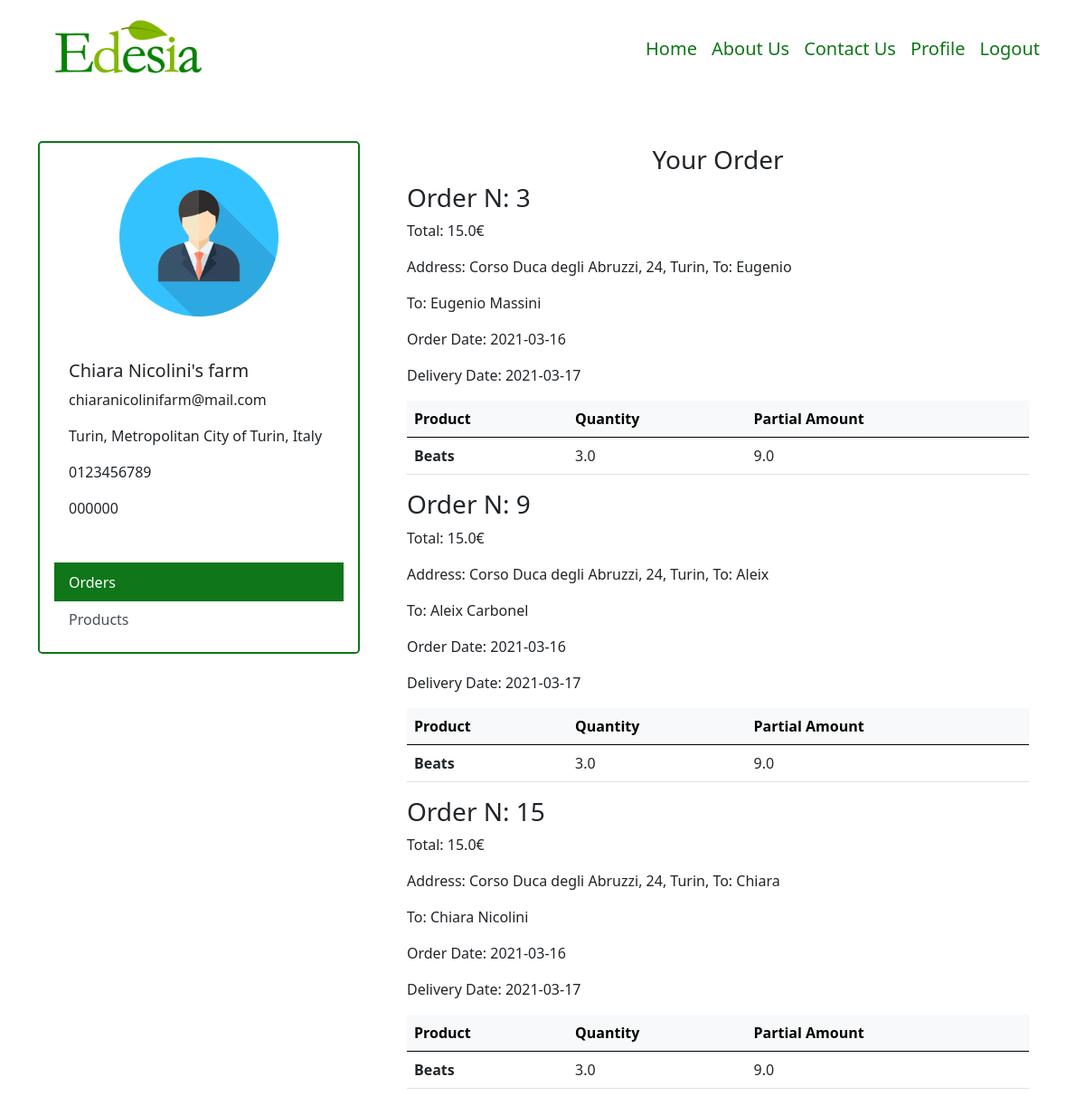
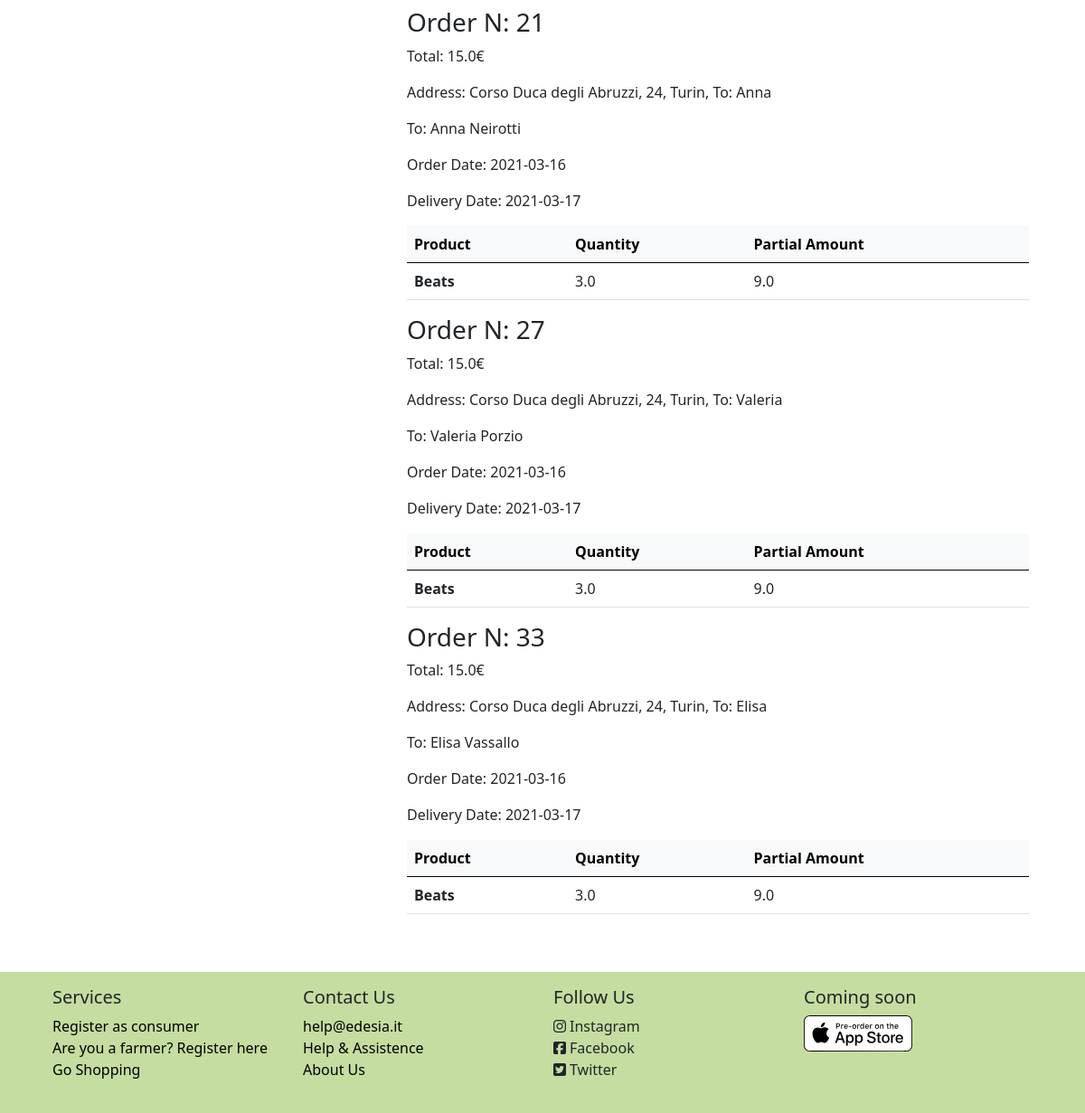
/supplier/9/orders (signed in), run on the app's committed database (2 pictures, top to bottom).
### model.py (models this page shows, shortened)
class Supplier (db.Model):
    id = db.Column(db.Integer, db.ForeignKey('user.id'), primary_key=True)
    supplier_name = db.Column(db.String(50), nullable=False)
    supplier_address = db.Column(db.String(100), nullable=False)
    supplier_city = db.Column(db.String(50))
    supplier_phone = db.Column(db.String(12), nullable=False)
    piva = db.Column(db.String(25), nullable=False)
    description = db.Column(db.String(500), nullable=True)
    __mapper_args__ = {
        'polymorphic_identity': 'supplier',
    }

class User (UserMixin, db.Model):
    id = db.Column(db.Integer, primary_key=True)  # Auto-incrementing
    email = db.Column(db.String(50), unique=True, nullable=False)
    name = db.Column(db.String(50), nullable=False)
    password_hash = db.Column(db.String(200), nullable=False)
    roleid = db.Column(db.Integer, db.ForeignKey('role.id'))
    type = db.Column(db.String(30))
    __mapper_args__ = {
        'polymorphic_identity': 'user',
        'polymorphic_on': type
    }

class Order (db.Model):
    id = db.Column(db.Integer, primary_key=True)
    consumer_id = db.Column(db.Integer, db.ForeignKey('consumer.id'))
    supplier_id = db.Column(db.Integer, db.ForeignKey('supplier.id'))
    date = db.Column(db.Date)
    delivery_date = db.Column(db.Date)
    amount = db.Column(db.Float)
    review = db.Column(db.Boolean, default=False)

class Consumer(db.Model):
    id = db.Column(db.Integer, db.ForeignKey('user.id'), primary_key=True)
    consumer_name = db.Column(db.String(50), nullable=False)
    consumer_surname = db.Column(db.String(50), nullable=False)
    consumer_address = db.Column(db.String(50), nullable=False)
    consumer_phone = db.Column(db.String(12), nullable=False)
    __mapper_args__ = {
        'polymorphic_identity': 'consumer',
    }

class OrderLine(db.Model):
    id = db.Column(db.Integer, primary_key=True)
    order_id = db.Column(db.Integer, db.ForeignKey('order.id'))
    supplier_id = db.Column(db.Integer, db.ForeignKey('supplier.id'))
    product_id = db.Column(db.Integer, db.ForeignKey('product.id'))
    product_name = db.Column(db.String)
    quantity = db.Column(db.Float)
    partial_amount = db.Column(db.Float)

### app.py (the view, shortened to what this page needs)
@app.route('/supplier/<int:id>/<page>', methods=['GET', 'POST'])
@login_required
def supplier(id, page):
    supplier = Supplier.query.filter_by(id=id).first()
    user = User.query.filter_by(id=id).first()
    if page == "orders":
        orders = Order.query.filter_by(supplier_id=id).all()
        l_order_cons = []
        class OrderCons():
            def __init__(self, order, content, consumer):
                self.order = order
                self.content = content
                self.consumer = consumer
        for o in orders:
            products = []
            lines = OrderLine.query.filter_by(order_id=o.id).all()
            consumer = Consumer.query.filter_by(id=o.consumer_id).first()
            for l in lines:
                products.append(l)
            l_order_cons.append(OrderCons(o, products, consumer))
        return render_template('Pages/profile/profile_supplier-orders.html', supplier=supplier, user=user, orders=l_order_cons)
    elif page == "products":
        products = Product.query.filter_by(supplier_id=id).all()
        return render_template('Pages/profile/profile_supplier-products.html', supplier=supplier, user=user, products=products)

### model.py (called while the page is built)
@login_manager.user_loader
def load_user(user_id):
    return User.query.get(int(user_id))

### templates/Pages/profile/profile_supplier-orders.html
{% extends 'Pages/profile/profile-supplier.html' %}
{% block specific %}
                    <div class="row text-center">
                        <h3>Your Order</h3>
                    </div>
                    {% if orders %}
                    {% for order in orders %}
                        <h3>Order N: {{ order.order.id }}</h3>
                        <p>Total: {{ order.order.amount }}€</p>
                        <p>Address: {{ order.consumer.consumer_address}}, To: {{ order.consumer.consumer_name }} {{ order.consumer.consumer_surnname }}</p>
                        <p>To: {{ order.consumer.consumer_name }} {{ order.consumer.consumer_surname }}</p>
                        <p>Order Date: {{ order.order.date }}</p>
                        <p>Delivery Date: {{ order.order.delivery_date }}</p>
                    <div class="table-responsive-lg">
                        <table class="table table-hover">
                            <thead class="table-light">
                                <tr>
                                    <th scope="col">Product</th>
                                    <th scope="col">Quantity</th>
                                    <th scope="col">Partial Amount</th>
                                </tr>
                            </thead>
                            <tbody>
                            {% for line in order.content %}
                                <tr>
                                    <th scope="row">{{ line.product_name }}</th>
                                    <td>{{line.quantity}}</td>
                                    <td>{{ line.partial_amount}}</td>
                                </tr>
                            {% endfor %}
                            </tbody>
                        </table>
                    </div>
                {% endfor %}
                {% else %}
                    <p>No orders found</p>
                {% endif %}
{% endblock %}

### templates/Pages/profile/profile-supplier.html (shortened to what this page needs)
{% extends 'Components/base.html' %}
{% block body %}
    <div class="container-lg min-vh-100">
        <div class="row mt-5 mb-5">
            <div class="col-md-4">
                <div class="card m-auto rounded-3 border-2" id="cardProfileConsumer">
                    <img src="/static/images/avatar.png" class="card-img-top mt-3 mb-3 m-auto" style="width: 50%">
                    <div class="card-body m-3">
                        <h5 class="card-title">{{ supplier.supplier_name }}</h5>
                        <p class="card-text">{{ user.email }}</p>
                        <p class="card-text">{{ supplier.supplier_address }}</p>
                        <p class="card-text">{{ supplier.supplier_phone }}</p>
                        <p class="card-text">{{ supplier.piva }}</p>
                    </div>
                    <div class="list-group list-group-flush m-3" id="mylist">
                        {% if products %}
                            <a class="list-group-item list-group-item-action" href="{{ url_for('supplier', id=supplier.id, page='orders')}}">Orders</a>
                            <a class="list-group-item list-group-item-action active" href="{{ url_for('supplier', id=supplier.id, page='products')}}">Products</a>
                        {% else %}
                            <a class="list-group-item list-group-item-action active" href="{{ url_for('supplier', id=supplier.id, page='orders')}}">Orders</a>
                            <a class="list-group-item list-group-item-action" href="{{ url_for('supplier', id=supplier.id, page='products')}}">Products</a>
                        {% endif %}
                    </div>
                </div>
            </div>
             <div class="col">
                    <div class="container-fluid m-1">
                    {% block specific %}
                    {% endblock %}
                    </div>
             </div>
        </div>
    </div>
{% endblock %}

### static/personal.css (style rules this page uses)
#searchBar input, #cardResult, #cardProfileConsumer { border-color: #0F7619;; }
#mylist .active { background-color: #0F7619; border-color: #0F7619; }

### data on the page
Supplier: supplier_name "Chiara Nicolini's farm", supplier_address "Turin, Metropolitan City of Turin, Italy", supplier_phone "0123456789", piva "000000"
User: email "chiaranicolinifarm@mail.com"
Order: order.id "3", order.amount "15.0", order "2021-03-16", order.delivery_date "2021-03-17"
Consumer: consumer.consumer_address "Corso Duca degli Abruzzi, 24, Turin", consumer.consumer_name "Eugenio", consumer.consumer_name "Eugenio", consumer.consumer_surname "Massini"
OrderLine: product_name "Beats", quantity "3.0", partial_amount "9.0"
Order: order.id "9", order.amount "15.0", order "2021-03-16", order.delivery_date "2021-03-17"
Consumer: consumer.consumer_address "Corso Duca degli Abruzzi, 24, Turin", consumer.consumer_name "Aleix", consumer.consumer_name "Aleix", consumer.consumer_surname "Carbonel"
OrderLine: product_name "Beats", quantity "3.0", partial_amount "9.0"
Order: order.id "15", order.amount "15.0", order "2021-03-16", order.delivery_date "2021-03-17"
Consumer: consumer.consumer_address "Corso Duca degli Abruzzi, 24, Turin", consumer.consumer_name "Chiara", consumer.consumer_name "Chiara", consumer.consumer_surname "Nicolini"
OrderLine: product_name "Beats", quantity "3.0", partial_amount "9.0"
Order: order.id "21", order.amount "15.0", order "2021-03-16", order.delivery_date "2021-03-17"
Consumer: consumer.consumer_address "Corso Duca degli Abruzzi, 24, Turin", consumer.consumer_name "Anna", consumer.consumer_name "Anna", consumer.consumer_surname "Neirotti"
OrderLine: product_name "Beats", quantity "3.0", partial_amount "9.0"
Order: order.id "27", order.amount "15.0", order "2021-03-16", order.delivery_date "2021-03-17"
Consumer: consumer.consumer_address "Corso Duca degli Abruzzi, 24, Turin", consumer.consumer_name "Valeria", consumer.consumer_name "Valeria", consumer.consumer_surname "Porzio"
OrderLine: product_name "Beats", quantity "3.0", partial_amount "9.0"
Order: order.id "33", order.amount "15.0", order "2021-03-16", order.delivery_date "2021-03-17"
Consumer: consumer.consumer_address "Corso Duca degli Abruzzi, 24, Turin", consumer.consumer_name "Elisa", consumer.consumer_name "Elisa", consumer.consumer_surname "Vassallo"
OrderLine: product_name "Beats", quantity "3.0", partial_amount "9.0"
